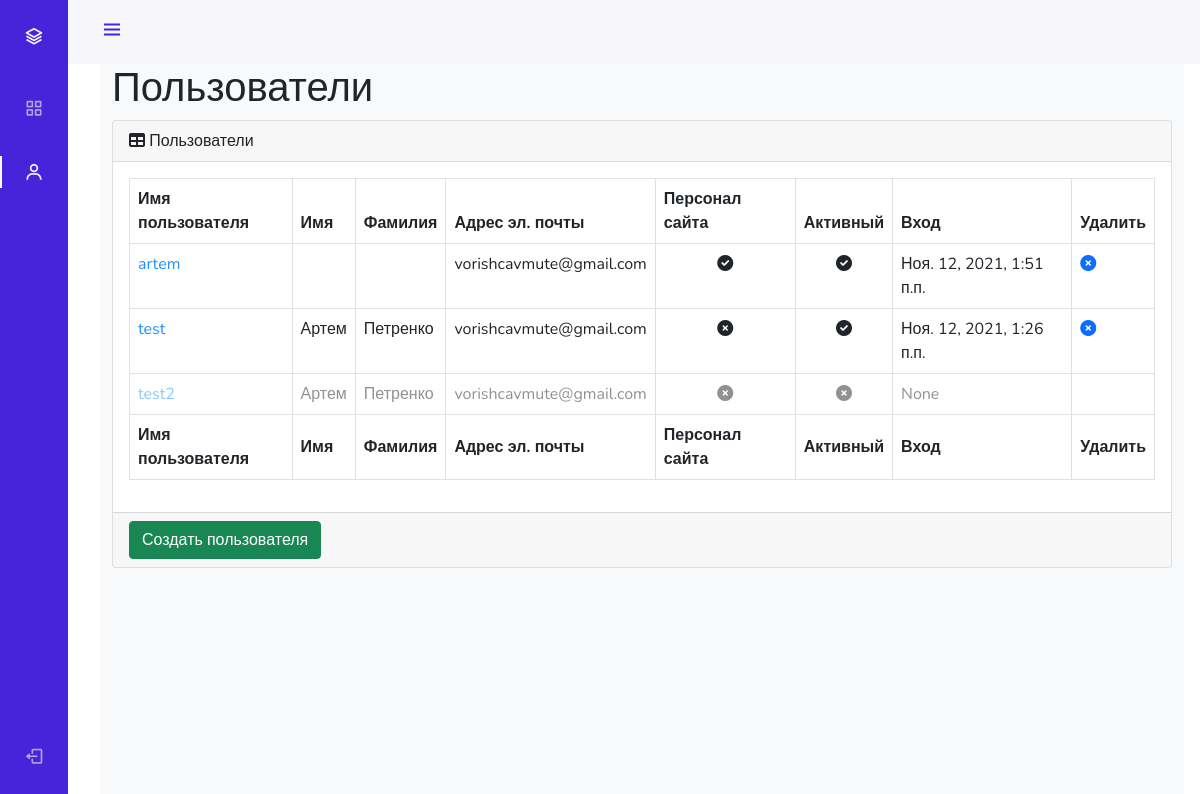
Screenshot of /admin_staff/users/read/ (signed in) with the database file from the repository.
### authapp/models.py (models this page shows, shortened)
class ShopUser(AbstractUser):
    avatar = models.ImageField(upload_to='users_avatars', blank=True)
    age = models.PositiveIntegerField(verbose_name='возраст', default=18)
    activation_key = models.CharField(max_length=128, blank=True)
    activation_key_expires = models.DateTimeField(default=(now() + timedelta(hours=48)))

### adminapp/views.py (the view)
# urls.py: path('users/read/', adminapp.UsersListView.as_view(), name='users'),
class UsersListView(LoginRequiredMixin, ListView):
    model = ShopUser
    template_name = 'adminapp/users.html'
    def get_context_data(self, *, object_list=None, **kwargs):
        context = super(UsersListView, self).get_context_data()
        context['title'] = 'админка/пользователи'
        return context
    def get_queryset(self):
        return ShopUser.objects.all().order_by('-is_active', '-is_superuser', '-is_staff', 'username')

### basketapp/context_processors.py (called while the page is built)
def basket(request):
    print(f'context processor basket works')
    basket = []
    if request.user.is_authenticated:
       basket = Basket.objects.filter(user=request.user)
    return {
       'basket': basket,
    }

### adminapp/templates/adminapp/users.html
{% extends 'adminapp/base.html' %}
{% load static %}
{% block content %}
<main>
    <div class="container-fluid">
        <h1 class="mt-4">Пользователи</h1>
        <div class="card mb-4">
            <div class="card-header">
                <i class="fas fa-table mr-1"></i>
                Пользователи
            </div>
            <div class="card-body">
                <div class="table-responsive">
                    <table class="table table-bordered" id="dataTable" width="100%" cellspacing="0">
                        <thead>
                        <tr>
                            <th>Имя пользователя</th>
                            <th>Имя</th>
                            <th>Фамилия</th>
                            <th>Адрес эл. почты</th>
                            <th>Персонал сайта</th>
                            <th>Активный</th>
                            <th>Вход</th>
                            <th>Удалить</th>
                        </tr>
                        </thead>
                        <tfoot>
                        <tr>
                            <th>Имя пользователя</th>
                            <th>Имя</th>
                            <th>Фамилия</th>
                            <th>Адрес эл. почты</th>
                            <th>Персонал сайта</th>
                            <th>Активный</th>
                            <th>Вход</th>
                            <th>Удалить</th>
                        </tr>
                        </tfoot>
                        <tbody>
                        {% for user in object_list %}
                            <tr {% if not user.is_active %} style="opacity: 0.5;" {% endif %}>
                                <td><a href="{% url 'admin_staff:user_update' user.id %}" style="color: dodgerblue">{{ user.username }}</a></td>
                                <td>{{ user.first_name }}</td>
                                <td>{{ user.last_name }}</td>
                                <td>{{ user.email }}</td>
                                <td class="text-center">
                                    {% if user.is_staff %}
                                        <i class="fa fa-check-circle"></i>
                                    {% else %}
                                        <i class="fa fa-times-circle"></i>
                                    {% endif %}
                                </td>
                                <td class="text-center">
                                    {% if user.is_active %}
                                        <i class="fa fa-check-circle"></i>
                                    {% else %}
                                        <i class="fa fa-times-circle"></i>
                                    {% endif %}
                                </td>
                                <td>{{ user.last_login }}</td>
                                <td>
                                    <a {% if not user.is_active %} class="invisible" {% endif %} href="{% url 'admin_staff:user_delete' pk=user.id %}">
                                        <i class="fa fa-times-circle"></i>
                                    </a>
                                </td>
                            </tr>
                        {% endfor %}
                        </tbody>
                    </table>
                </div>
            </div>
            <div class="card-footer">
                <a href="{% url 'adminapp:user_create' %}">
                    <button class="btn btn-success">Создать пользователя</button>
                </a>
            </div>
        </div>
    </div>
</main>
{% endblock %}

### adminapp/static/adminapp/css/style.css (style rules this page uses)
:root { --header-height: 3rem; --nav-width: 68px; --first-color: #4723D9; --first-color-light: #AFA5D9; --white-color: #F7F6FB; --body-font: 'Nunito', sans-serif; --normal-font-size: 1rem; --z-fixed: 100 }
body { position: relative; margin: var(--header-height) 0 0 0; padding: 0 1rem; font-family: var(--body-font); font-size: var(--normal-font-size); transition: .5s }
a { text-decoration: none }
@media screen and (min-width: 768px) { body { margin: calc(var(--header-height) + 1rem) 0 0 0; padding-left: calc(var(--nav-width) + 2rem) } }

### rows the page displays
ShopUser: username "artem", email "vorishcavmute@gmail.com", is_staff True (drawn), is_active True (drawn), last_login "Ноя. 12, 2021, 1:51 п.п."
ShopUser: username "test", first_name "Артем", last_name "Петренко", email "vorishcavmute@gmail.com", is_staff False (drawn), is_active True (drawn), last_login "Ноя. 12, 2021, 1:26 п.п."
ShopUser: username "test2", first_name "Артем", last_name "Петренко", email "vorishcavmute@gmail.com", is_staff False (drawn), is_active False (drawn), last_login "None"
